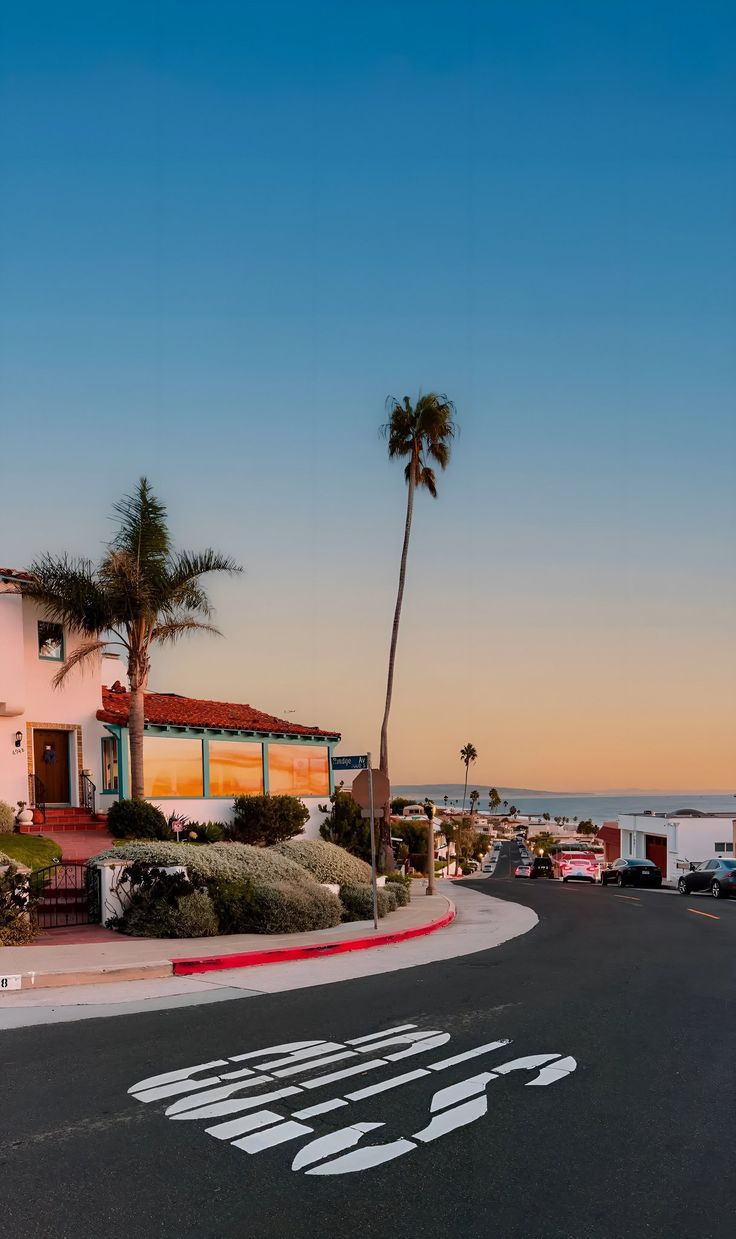
#> input picture Amerika.jpeg, 736 x 1239 px
$ python 'import cv2.py'
#> lines starting #> are read from the running program, lines starting #| are printed output that depends on the picture; after the words box and inside, x2 and y2 are one past the last pixel; in counts of white or black regions, pixels touching at a corner belong together; long printed decimals are rounded
import cv2
import numpy as np
import matplotlib.pyplot as plt


# =====================================================
# 1️⃣ ANALISIS MODEL WARNA
# =====================================================

def analyze_color_models(image):

    results = {}

    rgb = cv2.cvtColor(image, cv2.COLOR_BGR2RGB)
    hsv = cv2.cvtColor(image, cv2.COLOR_BGR2HSV)
    lab = cv2.cvtColor(image, cv2.COLOR_BGR2LAB)
    gray = cv2.cvtColor(image, cv2.COLOR_BGR2GRAY)

    # --- Skin Detection (HSV) ---
    lower_skin = np.array([0, 20, 70])
    upper_skin = np.array([20, 255, 255])
    skin_mask = cv2.inRange(hsv, lower_skin, upper_skin)

    # --- Shadow Removal (LAB - CLAHE) ---
    L, A, B = cv2.split(lab)
    clahe = cv2.createCLAHE(clipLimit=3.0, tileGridSize=(8,8))
    L_enhanced = clahe.apply(L)
    lab_enhanced = cv2.merge((L_enhanced, A, B))
    shadow_removed = cv2.cvtColor(lab_enhanced, cv2.COLOR_LAB2BGR)

    # --- Text Extraction (Adaptive Threshold) ---
    text_thresh = cv2.adaptiveThreshold(
        gray, 255,
        cv2.ADAPTIVE_THRESH_GAUSSIAN_C,
        cv2.THRESH_BINARY,
        11, 2
    )

    # --- Object Detection (Edge Detection) ---
    edges = cv2.Canny(gray, 100, 200)


    edges_colored = np.zeros_like(image)
    edges_colored[:,:,2] = edges  # channel merah

    results["skin_mask"] = skin_mask
    results["shadow_removed"] = shadow_removed
    results["text_thresh"] = text_thresh
    results["edges"] = edges_colored

    # Analisis sederhana
    results["analysis"] = {
        "skin_pixels": np.sum(skin_mask > 0),
        "contrast_before": np.std(L),
        "contrast_after": np.std(L_enhanced),
        "edge_pixels": np.sum(edges > 0)
    }

    return results


# =====================================================
# 2️⃣ SIMULASI ALIASING
# =====================================================

def simulate_aliasing(image, factors):

    results = {}

    h, w = image.shape[:2]

    for factor in factors:

        new_w = w // factor
        new_h = h // factor

        # Tanpa anti-aliasing
        down_nearest = cv2.resize(image, (new_w, new_h),
                                  interpolation=cv2.INTER_NEAREST)
        restored_nearest = cv2.resize(down_nearest, (w, h),
                                      interpolation=cv2.INTER_NEAREST)

        # Dengan anti-aliasing
        down_area = cv2.resize(image, (new_w, new_h),
                               interpolation=cv2.INTER_AREA)
        restored_area = cv2.resize(down_area, (w, h),
                                   interpolation=cv2.INTER_LINEAR)

        mse_nearest = np.mean((image - restored_nearest) ** 2)
        mse_area = np.mean((image - restored_area) ** 2)

        results[factor] = {
            "nearest": restored_nearest,
            "area": restored_area,
            "mse_nearest": mse_nearest,
            "mse_area": mse_area
        }

    return results


# =====================================================
# 3️⃣ MAIN PROGRAM
# =====================================================

if __name__ == "__main__":


    img = cv2.imread("Amerika.jpeg")
#> img is the input picture: shape (1239, 736, 3); mean B, G, R 124.3, 112.7, 93.5

    if img is None:
        print("Gambar tidak ditemukan!")
        exit()

    # =========================
    # ANALISIS MODEL WARNA
    # =========================
    color_results = analyze_color_models(img)
#> in analyze_color_models, `hsv = cv2.cvtColor(image, cv2.COLOR_BGR2HSV)`: hsv: shape (1239, 736, 3); mean H, S, V 78.2, 102.2, 138.4
#> in analyze_color_models, `lab = cv2.cvtColor(image, cv2.COLOR_BGR2LAB)`: lab: shape (1239, 736, 3); mean of channels 0, 1, 2 118.7, 127.6, 120.7
#> in analyze_color_models, `skin_mask = cv2.inRange(hsv, lower_skin, upper_skin)`:
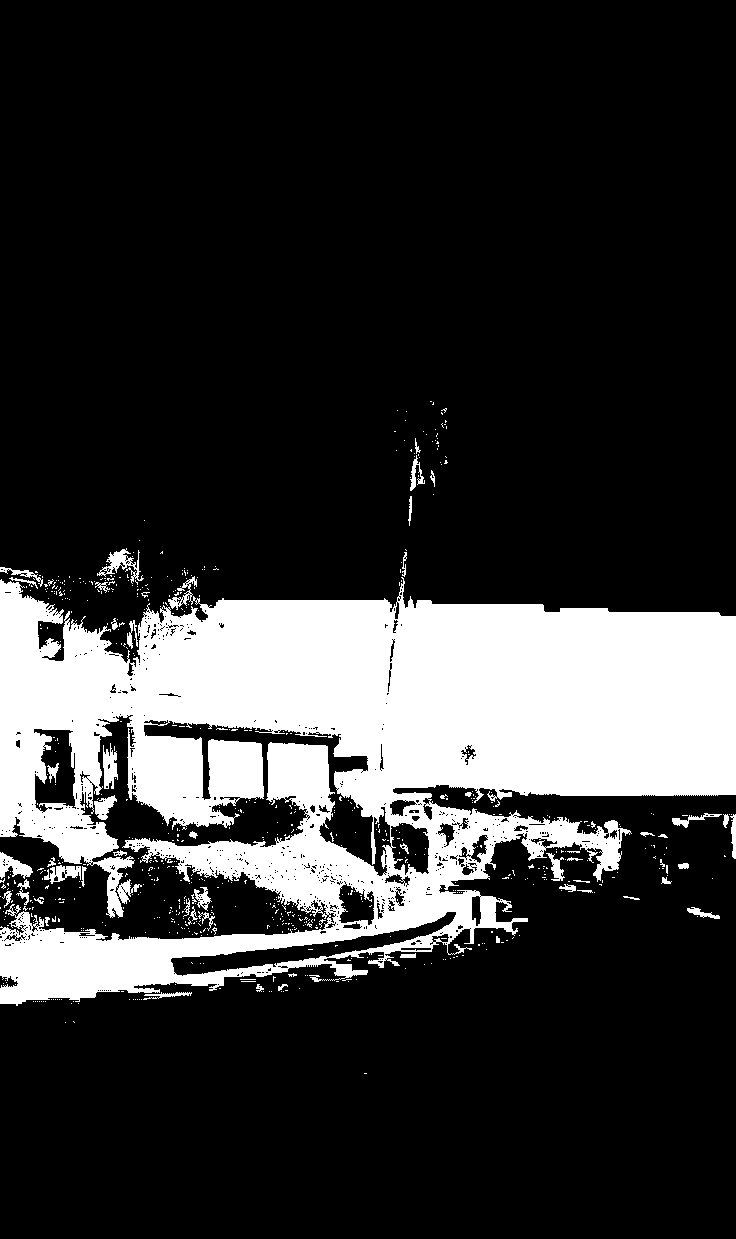
#> skin_mask: shape (1239, 736); 20.3% white; 694 white regions (639 under 20 px), largest, box (x1, y1, x2, y2) and area: (0, 576, 736, 1006) 177988, (97, 548, 144, 584) 519, (0, 852, 33, 879) 456
#> in analyze_color_models, `L_enhanced = clahe.apply(L)`:
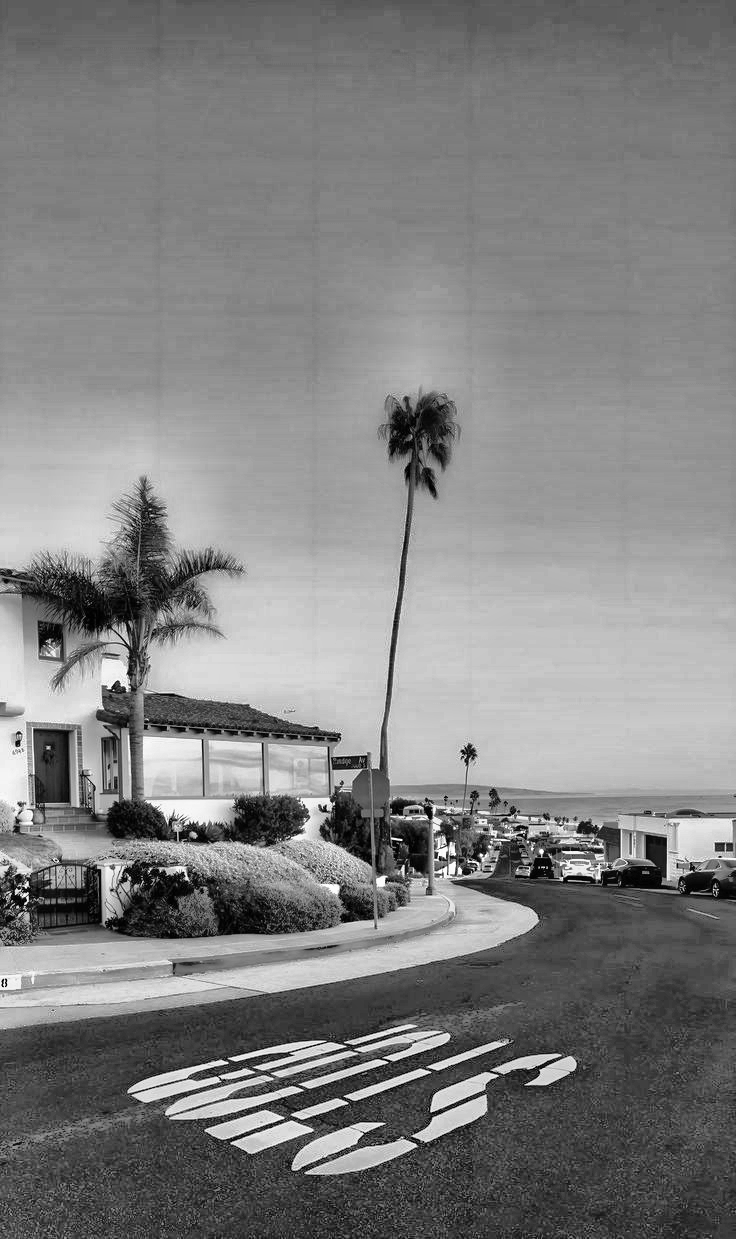
#> L_enhanced: shape (1239, 736); min 0, max 255, mean 128.7
#> in analyze_color_models, `lab_enhanced = cv2.merge((L_enhanced, A, B))`: lab_enhanced: shape (1239, 736, 3); mean of channels 0, 1, 2 128.7, 127.6, 120.7
#> in analyze_color_models, `text_thresh = cv2.adaptiveThreshold( gray, 255, cv2.ADAPTIVE_THRESH_GA..`:
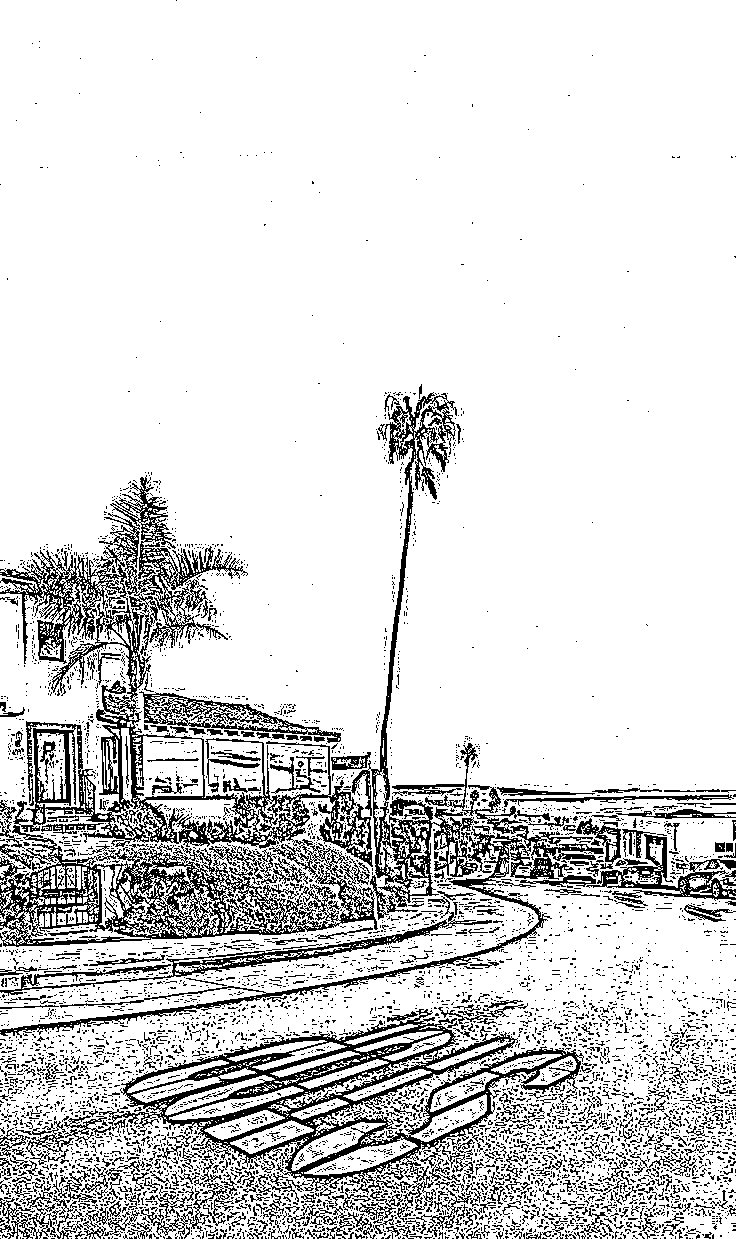
#> text_thresh: shape (1239, 736); 84.8% white; black in thin lines or dots
#> in analyze_color_models, `edges = cv2.Canny(gray, 100, 200)`: edges: shape (1239, 736); 4.3% white in thin lines or dots, all inside (x1, y1, x2, y2) = (0, 392, 736, 1239)
#> in analyze_color_models, `edges_colored[:,:,2] = edges`:
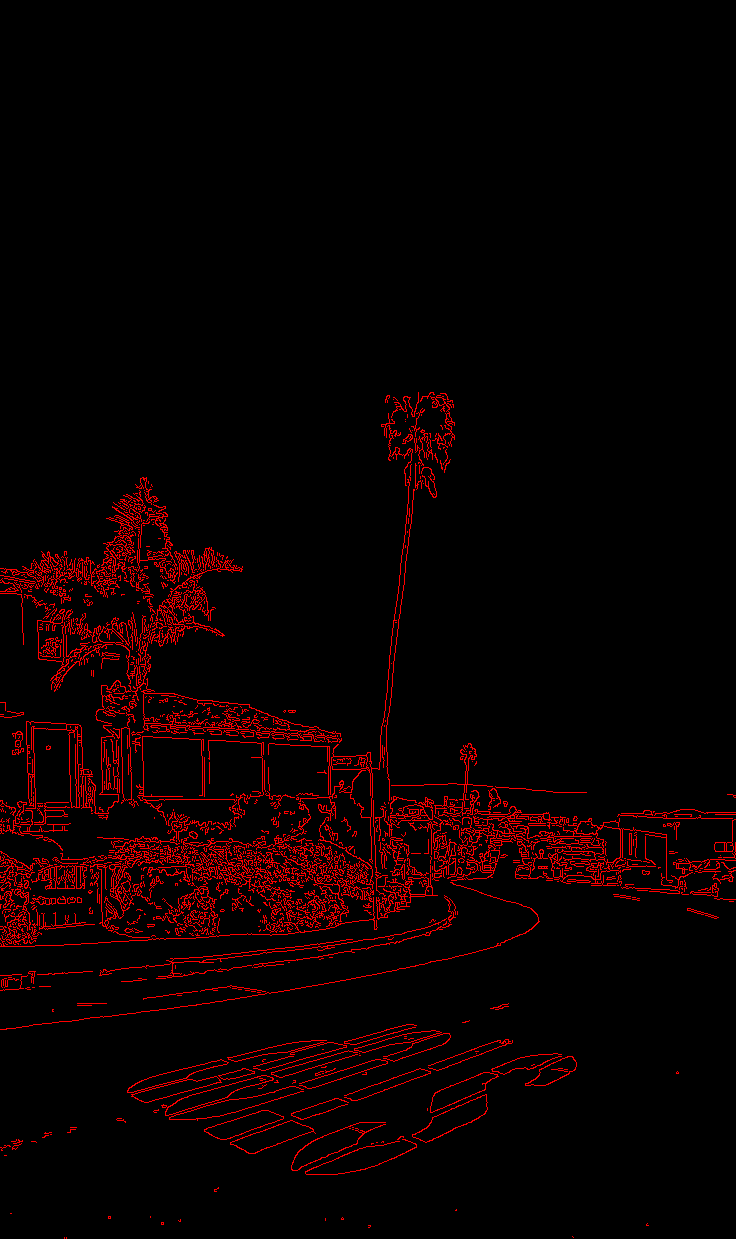
#> edges_colored: shape (1239, 736, 3); mean of channels 0, 1, 2 0, 0, 10.9; drawn as B, G, R
#> color_results = 5 items

    print("===== ANALISIS MODEL WARNA =====")
    for key, value in color_results["analysis"].items():
        print(f"{key} : {value}")
#> this loop made 4 passes
#> (key, value) on passes 1 to 4: ('skin_pixels', 185201), ('contrast_before', 52.52), ('contrast_after', 53.58), ('edge_pixels', 39091)
#| skin_pixels : 185201
#| contrast_before : 52.517
#| contrast_after : 53.579
#| edge_pixels : 39091
    print()

    # =========================
    # SIMULASI ALIASING
    # =========================
    factors = [2, 4, 8]
    aliasing_results = simulate_aliasing(img, factors)
#> the loop in simulate_aliasing, `for factor in factors: ` made 3 passes
#> (mse_nearest, mse_area) on passes 2 to 3: (24.22, 20.26), (27.78, 25.94)
#> after the loop in simulate_aliasing, `for factor in factors:`:
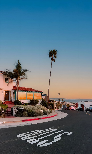
#> down_nearest: shape (154, 92, 3); mean B, G, R 124.8, 113, 93.6
#> after the loop in simulate_aliasing, `for factor in factors:`: results = 3 items
#> aliasing_results = 3 items

    print("===== ANALISIS ALIASING =====")
    for factor in factors:
        print(f"Factor {factor}")
        print("MSE Nearest :", aliasing_results[factor]["mse_nearest"])
        print("MSE Area    :", aliasing_results[factor]["mse_area"])
        print()
#> this loop made 3 passes
#| MSE Nearest : 21.394
#| MSE Area    : 15.302
#| MSE Nearest : 24.225
#| MSE Area    : 20.258
#| MSE Nearest : 27.776
#| MSE Area    : 25.940

    # =========================
    # VISUALISASI
    # =========================
    plt.figure(figsize=(16,10))

    # Baris 1 → Original & Model Warna
    plt.subplot(3,4,1)
    plt.imshow(cv2.cvtColor(img, cv2.COLOR_BGR2RGB))
    plt.title("Original")
    plt.axis("off")

    plt.subplot(3,4,2)
    plt.imshow(color_results["skin_mask"], cmap="gray")
    plt.title("Skin Detection (HSV)")
    plt.axis("off")

    plt.subplot(3,4,3)
    plt.imshow(cv2.cvtColor(color_results["shadow_removed"], cv2.COLOR_BGR2RGB))
    plt.title("Shadow Removal (LAB)")
    plt.axis("off")

    plt.subplot(3,4,4)
    plt.imshow(color_results["edges"])
    plt.title("Object Detection (Edges)")
    plt.axis("off")

    # Baris 2 & 3 → Aliasing
    index = 5
    for factor in factors:
        plt.subplot(3,4,index)
        plt.imshow(cv2.cvtColor(aliasing_results[factor]["nearest"], cv2.COLOR_BGR2RGB))
        plt.title(f"Nearest x{factor}")
        plt.axis("off")
        index += 1
#> after the loop, index = 8

    for factor in factors:
        plt.subplot(3,4,index)
        plt.imshow(cv2.cvtColor(aliasing_results[factor]["area"], cv2.COLOR_BGR2RGB))
        plt.title(f"Area x{factor}")
        plt.axis("off")
        index += 1
#> after the loop, index = 11

    plt.tight_layout()
    plt.show()
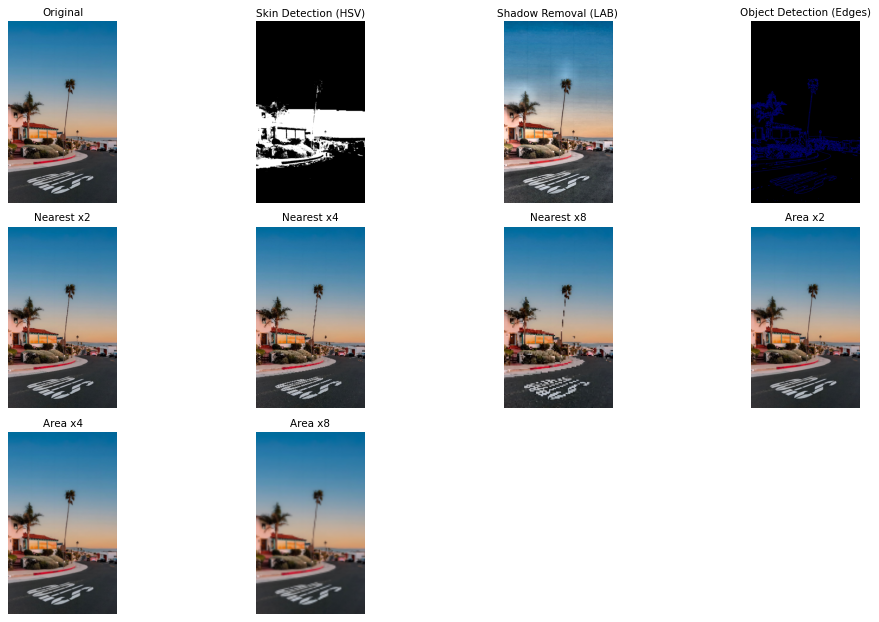
#> figure drawn by matplotlib, 10 panels
